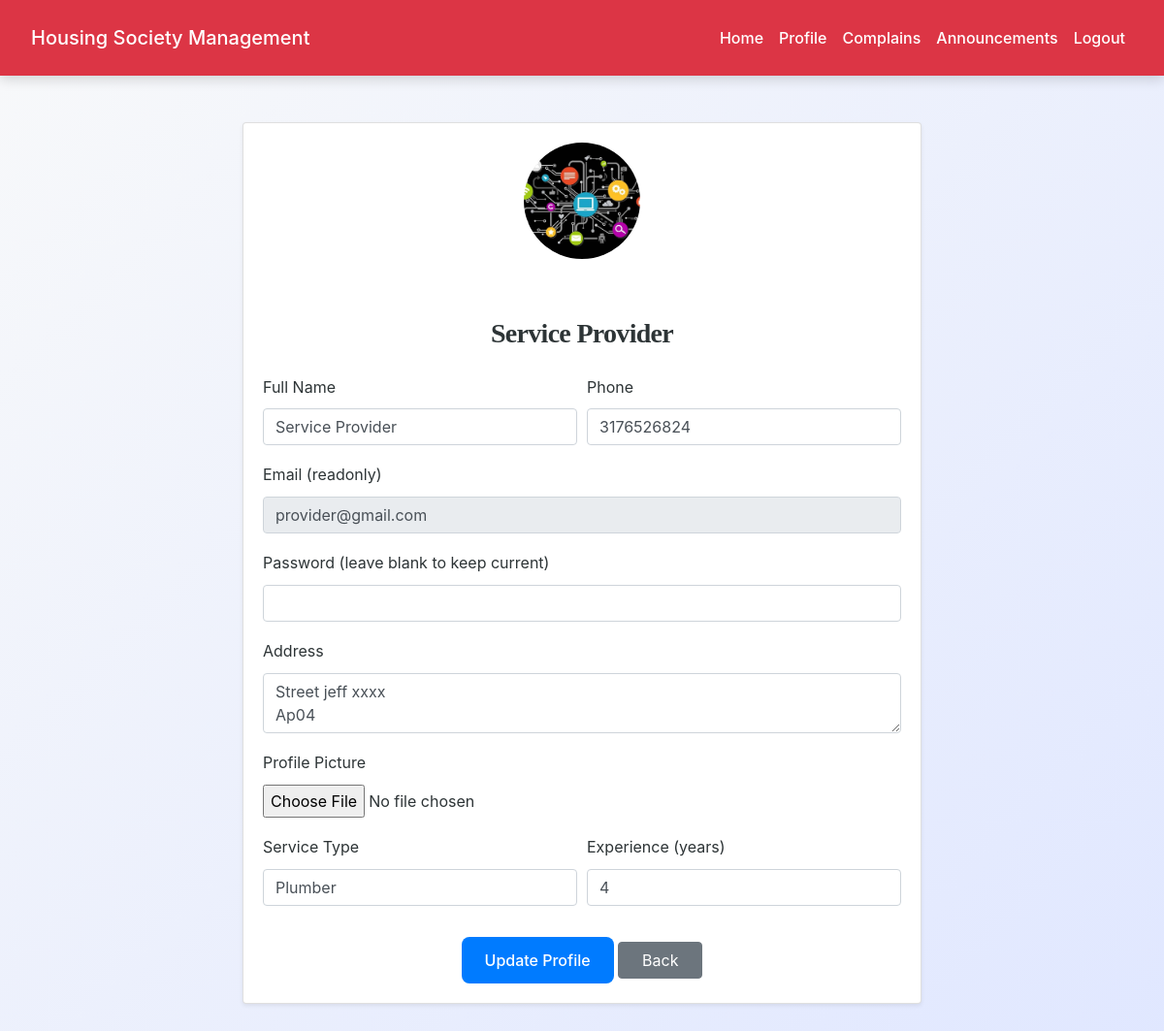
The page /service_provider/profile.php (signed in) on the database its author committed.
### tables this page shows
CREATE TABLE `users` (
  `id` int(11) NOT NULL,
  `full_name` varchar(100) NOT NULL,
  `email` varchar(100) NOT NULL,
  `phone` varchar(20) DEFAULT NULL,
  `password` varchar(255) NOT NULL,
  `role` enum('admin','resident','service_provider') NOT NULL,
  `address` text DEFAULT NULL,
  `profile_picture` varchar(255) DEFAULT NULL,
  `status` enum('active','inactive','pending') DEFAULT 'pending',
  `house_no` varchar(20) DEFAULT NULL,
  `block` varchar(20) DEFAULT NULL,
  `service_type` varchar(50) DEFAULT NULL,
  `experience_years` int(11) DEFAULT NULL,
  `created_at` timestamp NOT NULL DEFAULT current_timestamp(),
  `updated_at` timestamp NOT NULL DEFAULT current_timestamp() ON UPDATE current_timestamp()
);

### service_provider/profile.php (the view, shortened to what this page needs)
<?php
include('../config.php');
$user_id = $_SESSION["id"];
$result = mysqli_query($conn, "SELECT * FROM users WHERE id = $user_id");
$user = mysqli_fetch_assoc($result);
?>
<!DOCTYPE html>
<html lang="en">
<head>
    <link rel="stylesheet" href="https://maxcdn.bootstrapcdn.com/bootstrap/4.5.2/css/bootstrap.min.css">
    <link rel="stylesheet" href="../css/style.css">
</head>
<body>
<?php include('navbar.php'); ?>
<div class="container mt-5">
    <div class="card mx-auto shadow-sm" style="max-width: 700px;">
        <div class="card-body">
            <div class="text-center">
                <img src="<?= $user['profile_picture'] ?: '../images/default-profile.png' ?>" alt="Profile Picture" class="profile-pic">
                <h3 class="mb-4"><?= htmlspecialchars($user['full_name']); ?></h3>
            </div>
            <form method="POST" enctype="multipart/form-data">
                <div class="form-row">
                    <div class="form-group col-md-6">
                        <label>Full Name</label>
                        <input type="text" name="full_name" class="form-control" value="<?= htmlspecialchars($user['full_name']); ?>" required>
                    </div>
                    <div class="form-group col-md-6">
                        <label>Phone</label>
                        <input type="text" name="phone" class="form-control" value="<?= htmlspecialchars($user['phone']); ?>">
                    </div>
                </div>
                <div class="form-row">
                    <div class="form-group col-md-12">
                        <label>Email (readonly)</label>
                        <input type="email" class="form-control" value="<?= htmlspecialchars($user['email']); ?>" readonly>
                    </div>
                </div>
                <div class="form-row">
                    <div class="form-group col-md-12">
                        <label>Password (leave blank to keep current)</label>
                        <input type="password" name="password" class="form-control">
                    </div>
                </div>
                <div class="form-row">
                    <div class="form-group col-md-12">
                        <label>Address</label>
                        <textarea name="address" class="form-control"><?= htmlspecialchars($user['address']); ?></textarea>
                    </div>
                </div>
                <div class="form-row">
                    <div class="form-group col-md-12">
                        <label>Profile Picture</label>
                        <input type="file" name="profile_picture" class="form-control-file">
                    </div>
                </div>
                <?php if ($user['role'] === 'resident'): ?>
                    <div class="form-row">
                        <div class="form-group col-md-6">
                            <label>House No</label>
                            <input type="text" name="house_no" class="form-control" value="<?= htmlspecialchars($user['house_no']); ?>">
                        </div>
                        <div class="form-group col-md-6">
                            <label>Block</label>
                            <input type="text" name="block" class="form-control" value="<?= htmlspecialchars($user['block']); ?>">
                        </div>
                    </div>
                <?php elseif ($user['role'] === 'service_provider'): ?>
                    <div class="form-row">
                        <div class="form-group col-md-6">
                            <label>Service Type</label>
                            <input type="text" name="service_type" class="form-control" value="<?= htmlspecialchars($user['service_type']); ?>">
                        </div>
                        <div class="form-group col-md-6">
                            <label>Experience (years)</label>
                            <input type="number" name="experience_years" class="form-control" value="<?= htmlspecialchars($user['experience_years']); ?>">
                        </div>
                    </div>
                <?php endif; ?>
                <div class="form-row mt-3">
                    <div class="col-md-12 text-center">
                        <button type="submit" class="btn btn-primary px-4">Update Profile</button>
                        <a href="dashboard.php" class="btn btn-secondary px-4">Back</a>
                    </div>
                </div>
            </form>
        </div>
    </div>
</div>
</body>
</html>

### css/style.css (style rules this page uses)
:root { --primary: #007bff; --secondary: #6c757d; --success: #28a745; --info: #17a2b8; --warning: #ffc107; --danger: #dc3545; --light: #f8f9fa; --dark: #2d3436; --accent: #ff6f61; --highlight: #6f42c1; --shadow: rgba(0, 0, 0, 0.15); --transition: all 0.3s ease-in-out; }
body { font-family: 'Inter', 'Segoe UI', Tahoma, Geneva, Verdana, sans-serif; background: linear-gradient(135deg, var(--light) 0%, #e0e7ff 100%); color: var(--dark); line-height: 1.8; margin: 0; padding: 0; min-height: 100vh; font-size: 16px; }
h1, h2, h3, h4 { text-align: center; margin: 2.5rem 0; font-family: 'Georgia', 'Times New Roman', serif; color: var(--dark); font-weight: 700; letter-spacing: -0.025em; }
h3 { font-size: 1.75rem; }
.container { max-width: 1200px; margin: 0 auto 3rem; padding: 0 1.5rem; }
.btn-primary { background-color: var(--primary); color: #fff; border: none; border-radius: 8px; padding: 0.75rem 1.5rem; font-size: 1rem; font-weight: 500; cursor: pointer; transition: var(--transition); display: inline-flex; align-items: center; justify-content: center; }
a { color: var(--primary); text-decoration: none; font-weight: 500; transition: var(--transition); }

### service_provider/profile.php (style rules this page uses)
.profile-pic { width: 120px; height: 120px; object-fit: cover; border-radius: 50%; margin-bottom: 20px; }

### rows shown on the page
users: profile_picture (picture), full_name "Service Provider", phone "3176526824", email "provider@gmail.com", address "Street jeff xxxx Ap04", service_type "Plumber", experience_years "4"
